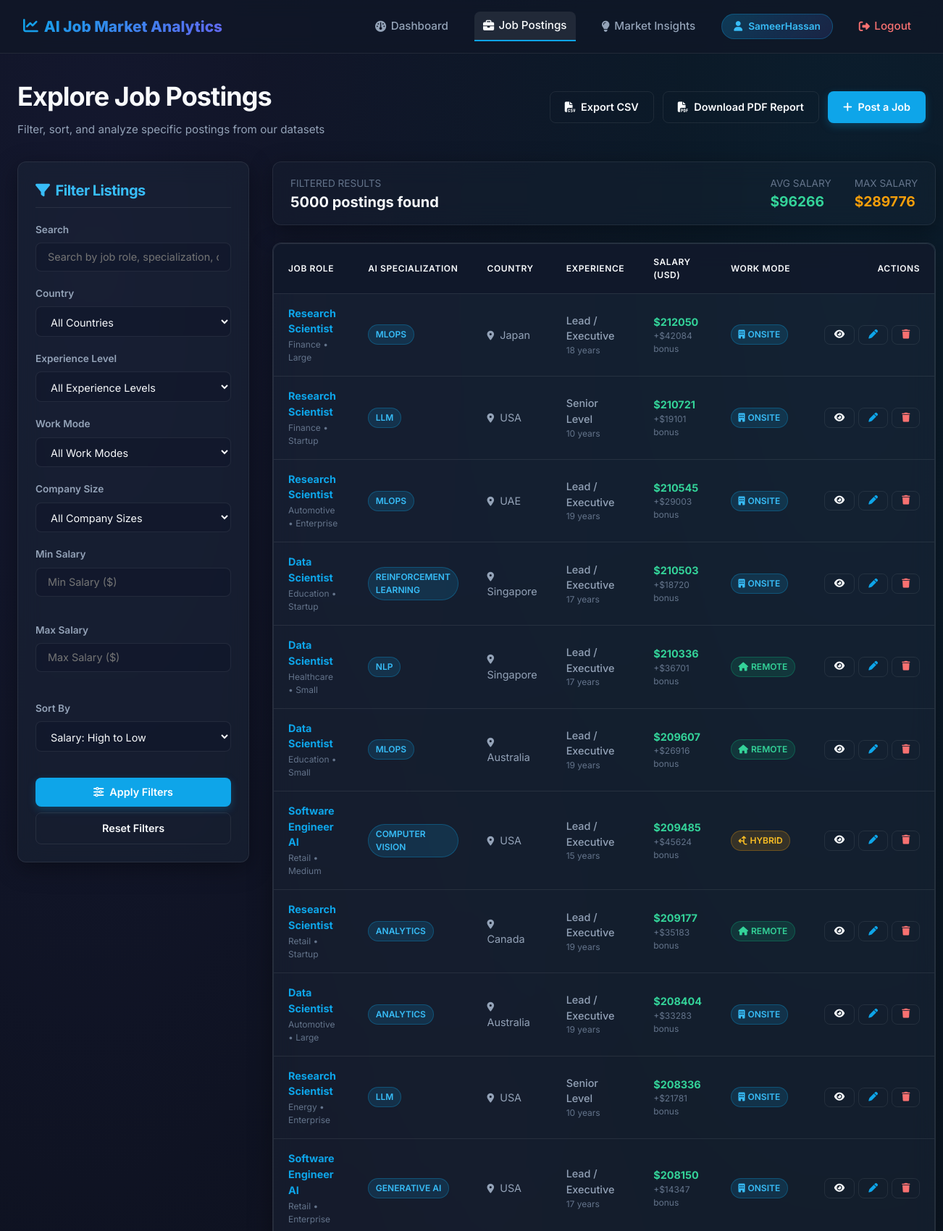
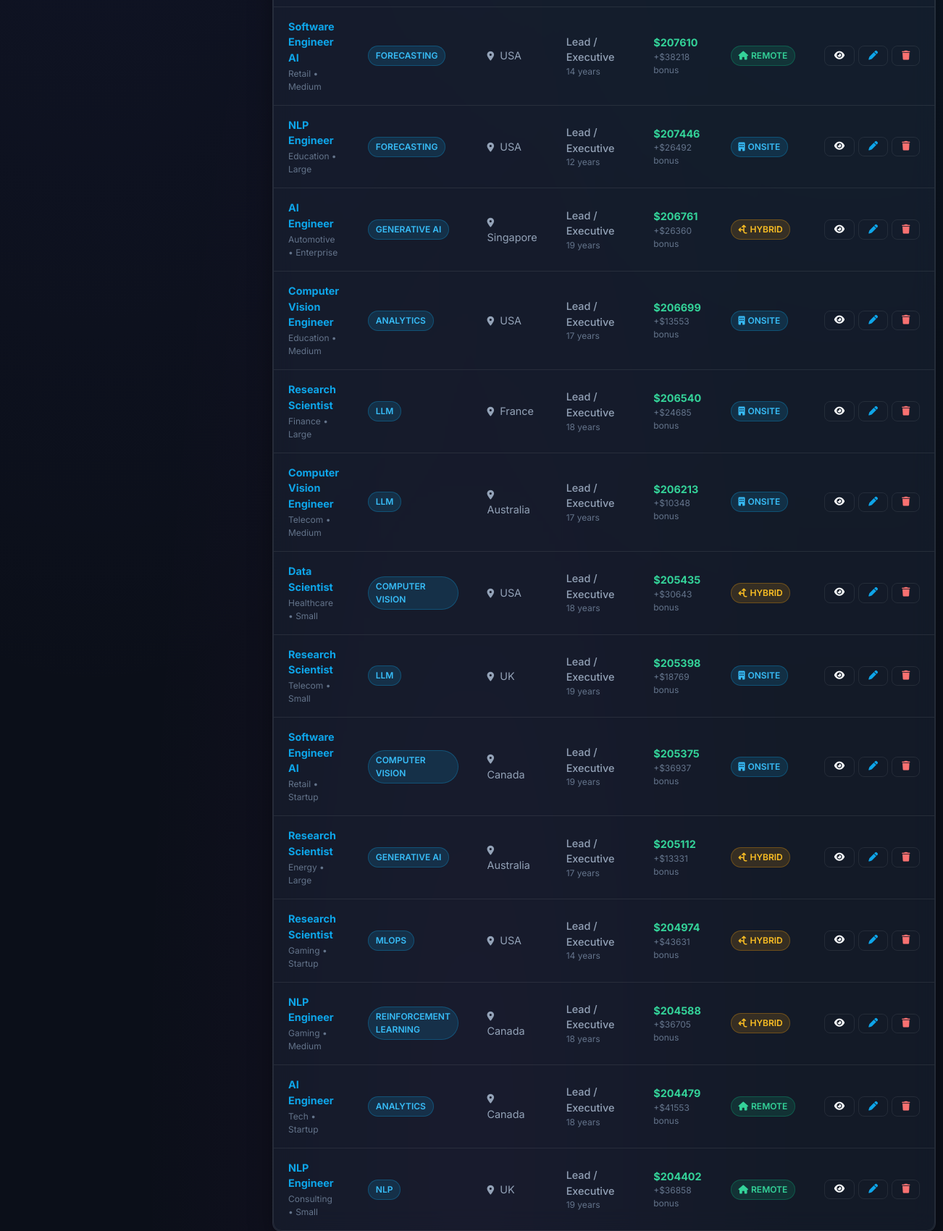
/jobs/?page=3 (signed in, upper part), run on the app's committed database (2 pictures, top to bottom).
### jobs/models.py (models this page shows, shortened)
class JobPosting(models.Model):
    EXPERIENCE_CHOICES = [
        ('Entry', 'Entry Level'),
        ('Mid', 'Mid Level'),
        ('Senior', 'Senior Level'),
        ('Lead', 'Lead / Executive'),
    ]
    WORK_MODE_CHOICES = [
        ('Remote', 'Remote'),
        ('Onsite', 'On-site'),
        ('Hybrid', 'Hybrid'),
    ]
    COMPANY_SIZE_CHOICES = [
        ('Startup', 'Startup'),
        ('Small', 'Small'),
        ('Medium', 'Medium'),
        ('Large', 'Large'),
        ('Enterprise', 'Enterprise'),
    ]
    job_role = models.CharField(max_length=150, db_index=True)
    ai_specialization = models.CharField(max_length=100, blank=True, default='')
    country = models.CharField(max_length=100, db_index=True)
    industry = models.CharField(max_length=100, blank=True, default='')
    experience_level = models.CharField(max_length=20, choices=EXPERIENCE_CHOICES, db_index=True)
    experience_years = models.IntegerField(default=0)
    salary_usd = models.DecimalField(max_digits=12, decimal_places=2, default=0)
    bonus_usd = models.DecimalField(max_digits=12, decimal_places=2, default=0)
    education_required = models.CharField(max_length=50, blank=True, default='')
    company_size = models.CharField(max_length=20, choices=COMPANY_SIZE_CHOICES, blank=True, default='')
    company_rating = models.DecimalField(max_digits=3, decimal_places=2, default=0)
    work_mode = models.CharField(max_length=20, choices=WORK_MODE_CHOICES, db_index=True)
    weekly_hours = models.DecimalField(max_digits=4, decimal_places=1, default=40)
    year = models.IntegerField(default=2024, db_index=True)
    job_openings = models.IntegerField(default=1)
    skill_demand_score = models.IntegerField(default=0)
    automation_risk = models.IntegerField(default=0)
    job_security_score = models.IntegerField(default=0)
    career_growth_score = models.IntegerField(default=0)
    work_life_balance_score = models.IntegerField(default=0)
    employee_satisfaction = models.IntegerField(default=0)
    created_at = models.DateTimeField(auto_now_add=True)
    updated_at = models.DateTimeField(auto_now=True)
    class Meta:
        ordering = ['-salary_usd']
        verbose_name_plural = 'Job Postings'

### jobs/views.py (the view, shortened to what this page needs)
# urls.py: path('jobs/', views.job_list_view, name='job_list'),
@login_required
def job_list_view(request):
    form = JobSearchForm(request.GET)
    qs = JobPosting.objects.all()
    if form.is_valid():
        q = form.cleaned_data.get('q')
        country = form.cleaned_data.get('country')
        exp = form.cleaned_data.get('experience_level')
        mode = form.cleaned_data.get('work_mode')
        size = form.cleaned_data.get('company_size')
        min_sal = form.cleaned_data.get('min_salary')
        max_sal = form.cleaned_data.get('max_salary')
        sort = form.cleaned_data.get('sort_by')
        if country:
            qs = qs.filter(country=country)
        if exp:
            qs = qs.filter(experience_level=exp)
        if mode:
            qs = qs.filter(work_mode=mode)
        if size:
            qs = qs.filter(company_size=size)
        if min_sal:
            qs = qs.filter(salary_usd__gte=min_sal)
        if max_sal:
            qs = qs.filter(salary_usd__lte=max_sal)
        if sort:
            qs = qs.order_by(sort)
    filtered_stats = qs.aggregate(
        count=Count('id'),
        avg_salary=Avg('salary_usd'),
        max_salary=Max('salary_usd'),
    )
    paginator = Paginator(qs, 25)
    page = request.GET.get('page')
    jobs = paginator.get_page(page)
    context = {
        'form': form,
        'jobs': jobs,
        'filtered_stats': filtered_stats,
    }
    return render(request, 'jobs/job_list.html', context)

### templates/jobs/job_list.html (shortened to what this page needs)
{% extends 'base.html' %}
{% block content %}
<div class="section-header" id="job_list_header">
    <div>
        <h1>Explore Job Postings</h1>
        <p class="section-title-desc">Filter, sort, and analyze specific postings from our datasets</p>
    </div>
    <div style="display: flex; gap: 0.75rem;">
        <a href="{% url 'export_csv' %}?{{ request.GET.urlencode }}" class="btn btn-secondary" id="btn_export_csv">
            <i class="fa-solid fa-file-csv"></i> Export CSV
        </a>
        <a href="{% url 'export_pdf' %}" class="btn btn-secondary" id="btn_export_pdf">
            <i class="fa-solid fa-file-pdf"></i> Download PDF Report
        </a>
        <a href="{% url 'job_create' %}" class="btn btn-primary" id="btn_create_job_listing">
            <i class="fa-solid fa-plus"></i> Post a Job
        </a>
    </div>
</div>
<div class="search-layout" id="job_list_layout">
    <aside class="search-sidebar" id="filter_sidebar">
        <div class="card">
            <h3 style="margin-bottom: 1.25rem; color: var(--primary-hover); display: flex; align-items: center; gap: 0.5rem; border-bottom: 1px solid var(--border-color); padding-bottom: 0.5rem;">
                <i class="fa-solid fa-filter"></i> Filter Listings
            </h3>
            <form method="GET" action="{% url 'job_list' %}" id="search_filter_form">
                <div class="form-group">
                    <label class="form-label" for="id_search_query">Search</label>
                    {{ form.q }}
                </div>
                <div class="form-group">
                    <label class="form-label" for="id_country">Country</label>
                    {{ form.country }}
                </div>
                <div class="form-group">
                    <label class="form-label" for="id_experience_level">Experience Level</label>
                    {{ form.experience_level }}
                </div>
                <div class="form-group">
                    <label class="form-label" for="id_work_mode">Work Mode</label>
                    {{ form.work_mode }}
                </div>
                <div class="form-group">
                    <label class="form-label" for="id_company_size">Company Size</label>
                    {{ form.company_size }}
                </div>
                <div class="form-row">
                    <div class="form-group">
                        <label class="form-label" for="id_min_salary">Min Salary</label>
                        {{ form.min_salary }}
                    </div>
                    <div class="form-group">
                        <label class="form-label" for="id_max_salary">Max Salary</label>
                        {{ form.max_salary }}
                    </div>
                </div>
                <div class="form-group">
                    <label class="form-label" for="id_sort_by">Sort By</label>
                    {{ form.sort_by }}
                </div>
                <button type="submit" class="btn btn-primary" style="width: 100%; margin-top: 1rem;" id="btn_apply_filters">
                    <i class="fa-solid fa-sliders"></i> Apply Filters
                </button>
                <a href="{% url 'job_list' %}" class="btn btn-secondary" style="width: 100%; margin-top: 0.5rem; text-align: center;" id="btn_reset_filters">
                    Reset Filters
                </a>
            </form>
        </div>
    </aside>
    <div style="display: flex; flex-direction: column; gap: 1.5rem;" id="job_list_results_area">
        <div class="card" style="padding: 1rem 1.5rem; display: flex; align-items: center; justify-content: space-between; flex-wrap: wrap; gap: 1rem; background-color: rgba(30, 41, 59, 0.25);">
            <div>
                <span style="color: var(--text-muted); font-size: 0.85rem;">FILTERED RESULTS</span>
                <div style="font-size: 1.25rem; font-weight: 700; color: var(--text-primary);">
                    {{ filtered_stats.count|default:0 }} postings found
                </div>
            </div>
            <div style="display: flex; gap: 2rem;">
                <div>
                    <span style="color: var(--text-muted); font-size: 0.85rem;">AVG SALARY</span>
                    <div style="font-size: 1.2rem; font-weight: 700; color: var(--success-hover);">
                        ${{ filtered_stats.avg_salary|default:0|floatformat:0 }}
                    </div>
                </div>
                <div>
                    <span style="color: var(--text-muted); font-size: 0.85rem;">MAX SALARY</span>
                    <div style="font-size: 1.2rem; font-weight: 700; color: var(--warning);">
                        ${{ filtered_stats.max_salary|default:0|floatformat:0 }}
                    </div>
                </div>
            </div>
        </div>
        <div class="card" style="padding: 0;">
            <div class="table-responsive">
                <table class="table" id="job_postings_table">
                    <thead>
                        <tr>
                            <th>Job Role</th>
                            <th>AI Specialization</th>
                            <th>Country</th>
                            <th>Experience</th>
                            <th>Salary (USD)</th>
                            <th>Work Mode</th>
                            <th style="text-align: right; width: 140px;">Actions</th>
                        </tr>
                    </thead>
                    <tbody>
                        {% for job in jobs %}
                            <tr>
                                <td>
                                    <div style="font-weight: 700; color: var(--text-primary);">
                                        <a href="{% url 'job_detail' job.pk %}" id="job_role_link_{{ job.pk }}">{{ job.job_role }}</a>
                                    </div>
                                    <div style="font-size: 0.75rem; color: var(--text-muted); margin-top: 0.15rem;">
                                        {{ job.industry|default:"General Tech" }} &bull; {{ job.company_size|default:"Any Size" }}
                                    </div>
                                </td>
                                <td>
                                    <span class="badge badge-info">{{ job.ai_specialization|default:"None" }}</span>
                                </td>
                                <td>
                                    <i class="fa-solid fa-location-dot" style="font-size: 0.8rem; margin-right: 0.25rem;"></i> {{ job.country }}
                                </td>
                                <td>
                                    <span style="font-weight: 500;">{{ job.get_experience_level_display }}</span>
                                    <div style="font-size: 0.75rem; color: var(--text-muted);">{{ job.experience_years }} years</div>
                                </td>
                                <td>
                                    <span style="font-weight: 700; color: var(--success-hover);">${{ job.salary_usd|floatformat:0 }}</span>
                                    {% if job.bonus_usd > 0 %}
                                        <div style="font-size: 0.75rem; color: var(--text-muted);">+${{ job.bonus_usd|floatformat:0 }} bonus</div>
                                    {% endif %}
                                </td>
                                <td>
                                    {% if job.work_mode == 'Remote' %}
                                        <span class="badge badge-success"><i class="fa-solid fa-home"></i> {{ job.work_mode }}</span>
                                    {% elif job.work_mode == 'Hybrid' %}
                                        <span class="badge badge-warning"><i class="fa-solid fa-arrows-split-up-and-left"></i> {{ job.work_mode }}</span>
                                    {% else %}
                                        <span class="badge badge-info"><i class="fa-solid fa-building"></i> {{ job.work_mode }}</span>
                                    {% endif %}
                                </td>
                                <td style="text-align: right;">
                                    <div style="display: inline-flex; gap: 0.35rem;">
                                        <a href="{% url 'job_detail' job.pk %}" class="btn btn-secondary btn-sm" title="View details" id="btn_view_{{ job.pk }}">
                                            <i class="fa-solid fa-eye"></i>
                                        </a>
                                        <a href="{% url 'job_update' job.pk %}" class="btn btn-secondary btn-sm" title="Edit" id="btn_edit_{{ job.pk }}" style="color: var(--primary);">
                                            <i class="fa-solid fa-pen"></i>
                                        </a>
                                        <a href="{% url 'job_delete' job.pk %}" class="btn btn-secondary btn-sm" title="Delete" id="btn_delete_{{ job.pk }}" style="color: var(--danger-hover);">
                                            <i class="fa-solid fa-trash"></i>
                                        </a>
                                    </div>
                                </td>
                            </tr>
                        {% endfor %}
                    </tbody>
                </table>
            </div>
        </div>
    </div>
</div>
{% endblock %}

### templates/base.html (shortened to what this page needs)
{% load static %}
<!DOCTYPE html>
<html lang="en">
<head>
    <link rel="stylesheet" href="https://cdnjs.cloudflare.com/ajax/libs/font-awesome/6.4.0/css/all.min.css">
    <link rel="stylesheet" href="{% static 'css/main.css' %}">
</head>
<body>
    <header class="navbar" id="main_navbar">
        <a href="{% url 'dashboard' %}" class="navbar-brand" id="nav_brand">
            <i class="fa-solid fa-chart-line"></i> AI Job Market Analytics
        </a>
        <nav>
            <ul class="navbar-menu" id="nav_menu">
                {% if user.is_authenticated %}
                    <li>
                        <a href="{% url 'dashboard' %}" class="navbar-item {% if request.resolver_match.url_name == 'dashboard' %}active{% endif %}" id="nav_dashboard">
                            <i class="fa-solid fa-gauge"></i> Dashboard
                        </a>
                    </li>
                    <li>
                        <a href="{% url 'job_list' %}" class="navbar-item {% if request.resolver_match.url_name == 'job_list' or request.resolver_match.url_name == 'job_detail' or request.resolver_match.url_name == 'job_create' or request.resolver_match.url_name == 'job_update' %}active{% endif %}" id="nav_jobs">
                            <i class="fa-solid fa-briefcase"></i> Job Postings
                        </a>
                    </li>
                    <li>
                        <a href="{% url 'insights' %}" class="navbar-item {% if request.resolver_match.url_name == 'insights' %}active{% endif %}" id="nav_insights">
                            <i class="fa-solid fa-lightbulb"></i> Market Insights
                        </a>
                    </li>
                    <li>
                        <a href="{% url 'profile' %}" class="navbar-item user-badge {% if request.resolver_match.url_name == 'profile' %}active{% endif %}" id="nav_profile">
                            <i class="fa-solid fa-user"></i> {{ user.username }}
                        </a>
                    </li>
                    <li>
                        <a href="{% url 'logout' %}" class="navbar-item" id="nav_logout" style="color: var(--danger-hover);">
                            <i class="fa-solid fa-right-from-bracket"></i> Logout
                        </a>
                    </li>
                {% endif %}
            </ul>
        </nav>
    </header>
    <main class="app-container" id="main_content_area">
        {% block content %}
        {% endblock %}
    </main>
</body>
</html>

### data on the page
JobPosting: job_role "Research Scientist", industry "Finance", company_size "Large", ai_specialization "MLOPS", country "Japan", experience_level "Lead / Executive", experience_years "18", salary_usd "212050", bonus_usd "42084", work_mode "ONSITE"
JobPosting: job_role "Research Scientist", industry "Finance", company_size "Startup", ai_specialization "LLM", country "USA", experience_level "Senior Level", experience_years "10", salary_usd "210721", bonus_usd "19101", work_mode "ONSITE"
JobPosting: job_role "Research Scientist", industry "Automotive", company_size "Enterprise", ai_specialization "MLOPS", country "UAE", experience_level "Lead / Executive", experience_years "19", salary_usd "210545", bonus_usd "29003", work_mode "ONSITE"
JobPosting: job_role "Data Scientist", industry "Education", company_size "Startup", ai_specialization "REINFORCEMENT LEARNING", country "Singapore", experience_level "Lead / Executive", experience_years "17", salary_usd "210503", bonus_usd "18720", work_mode "ONSITE"
JobPosting: job_role "Data Scientist", industry "Healthcare", company_size "Small", ai_specialization "NLP", country "Singapore", experience_level "Lead / Executive", experience_years "17", salary_usd "210336", bonus_usd "36701", work_mode "REMOTE"
JobPosting: job_role "Data Scientist", industry "Education", company_size "Small", ai_specialization "MLOPS", country "Australia", experience_level "Lead / Executive", experience_years "19", salary_usd "209607", bonus_usd "26916", work_mode "REMOTE"
JobPosting: job_role "Software Engineer AI", industry "Retail", company_size "Medium", ai_specialization "COMPUTER VISION", country "USA", experience_level "Lead / Executive", experience_years "15", salary_usd "209485", bonus_usd "45624", work_mode "HYBRID"
JobPosting: job_role "Research Scientist", industry "Retail", company_size "Startup", ai_specialization "ANALYTICS", country "Canada", experience_level "Lead / Executive", experience_years "19", salary_usd "209177", bonus_usd "35183", work_mode "REMOTE"
JobPosting: job_role "Data Scientist", industry "Automotive", company_size "Large", ai_specialization "ANALYTICS", country "Australia", experience_level "Lead / Executive", experience_years "19", salary_usd "208404", bonus_usd "33283", work_mode "ONSITE"
JobPosting: job_role "Research Scientist", industry "Energy", company_size "Enterprise", ai_specialization "LLM", country "USA", experience_level "Senior Level", experience_years "10", salary_usd "208336", bonus_usd "21781", work_mode "ONSITE"
JobPosting: job_role "Software Engineer AI", industry "Retail", company_size "Enterprise", ai_specialization "GENERATIVE AI", country "USA", experience_level "Lead / Executive", experience_years "17", salary_usd "208150", bonus_usd "14347", work_mode "ONSITE"
JobPosting: job_role "Software Engineer AI", industry "Retail", company_size "Medium", ai_specialization "FORECASTING", country "USA", experience_level "Lead / Executive", experience_years "14", salary_usd "207610", bonus_usd "38218", work_mode "REMOTE"
JobPosting: job_role "AI Engineer", industry "Automotive", company_size "Enterprise", ai_specialization "GENERATIVE AI", country "Singapore", experience_level "Lead / Executive", experience_years "19", salary_usd "206761", bonus_usd "26360", work_mode "HYBRID"
JobPosting: job_role "Computer Vision Engineer", industry "Education", company_size "Medium", ai_specialization "ANALYTICS", country "USA", experience_level "Lead / Executive", experience_years "17", salary_usd "206699", bonus_usd "13553", work_mode "ONSITE"
JobPosting: job_role "Research Scientist", industry "Finance", company_size "Large", ai_specialization "LLM", country "France", experience_level "Lead / Executive", experience_years "18", salary_usd "206540", bonus_usd "24685", work_mode "ONSITE"
JobPosting: job_role "Computer Vision Engineer", industry "Telecom", company_size "Medium", ai_specialization "LLM", country "Australia", experience_level "Lead / Executive", experience_years "17", salary_usd "206213", bonus_usd "10348", work_mode "ONSITE"
JobPosting: job_role "Data Scientist", industry "Healthcare", company_size "Small", ai_specialization "COMPUTER VISION", country "USA", experience_level "Lead / Executive", experience_years "18", salary_usd "205435", bonus_usd "30643", work_mode "HYBRID"
JobPosting: job_role "Research Scientist", industry "Telecom", company_size "Small", ai_specialization "LLM", country "UK", experience_level "Lead / Executive", experience_years "19", salary_usd "205398", bonus_usd "18769", work_mode "ONSITE"
JobPosting: job_role "Software Engineer AI", industry "Retail", company_size "Startup", ai_specialization "COMPUTER VISION", country "Canada", experience_level "Lead / Executive", experience_years "19", salary_usd "205375", bonus_usd "36937", work_mode "ONSITE"
JobPosting: job_role "Research Scientist", industry "Energy", company_size "Large", ai_specialization "GENERATIVE AI", country "Australia", experience_level "Lead / Executive", experience_years "17", salary_usd "205112", bonus_usd "13331", work_mode "HYBRID"
JobPosting: job_role "NLP Engineer", industry "Gaming", company_size "Medium", ai_specialization "REINFORCEMENT LEARNING", country "Canada", experience_level "Lead / Executive", experience_years "18", salary_usd "204588", bonus_usd "36705", work_mode "HYBRID"
JobPosting: job_role "AI Engineer", industry "Tech", company_size "Startup", ai_specialization "ANALYTICS", country "Canada", experience_level "Lead / Executive", experience_years "18", salary_usd "204479", bonus_usd "41553", work_mode "REMOTE"
JobPosting: job_role "NLP Engineer", industry "Consulting", company_size "Small", ai_specialization "NLP", country "UK", experience_level "Lead / Executive", experience_years "19", salary_usd "204402", bonus_usd "36858", work_mode "REMOTE"

### other printed values
{{ user.username }} "SameerHassan"
{{ filtered_stats.count|default:0 }} "5000"
{{ filtered_stats.avg_salary|default:0|floatformat:0 }} "96266"
{{ filtered_stats.max_salary|default:0|floatformat:0 }} "289776"
